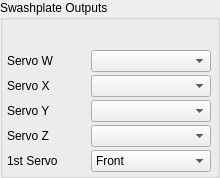
            <widget class="QGroupBox" name="SwashplateBox">
             <property name="sizePolicy">
              <sizepolicy hsizetype="Fixed" vsizetype="MinimumExpanding">
               <horstretch>0</horstretch>
               <verstretch>12</verstretch>
              </sizepolicy>
             </property>
             <property name="minimumSize">
              <size>
               <width>220</width>
               <height>0</height>
              </size>
             </property>
             <property name="maximumSize">
              <size>
               <width>16777215</width>
               <height>16777215</height>
              </size>
             </property>
             <property name="title">
              <string>Swashplate Outputs</string>
             </property>
             <layout class="QGridLayout" name="gridLayout_19">
              <property name="leftMargin">
               <number>3</number>
              </property>
              <property name="topMargin">
               <number>30</number>
              </property>
              <property name="rightMargin">
               <number>3</number>
              </property>
              <property name="bottomMargin">
               <number>3</number>
              </property>
              <property name="spacing">
               <number>3</number>
              </property>
              <item row="0" column="0">
               <widget class="QLabel" name="ccpmServoWLabel">
                <property name="enabled">
                 <bool>true</bool>
                </property>
                <property name="sizePolicy">
                 <sizepolicy hsizetype="Fixed" vsizetype="Preferred">
                  <horstretch>1</horstretch>
                  <verstretch>1</verstretch>
                 </sizepolicy>
                </property>
                <property name="minimumSize">
                 <size>
                  <width>80</width>
                  <height>0</height>
                 </size>
                </property>
                <property name="maximumSize">
                 <size>
                  <width>80</width>
                  <height>16777215</height>
                 </size>
                </property>
                <property name="text">
                 <string>Servo W</string>
                </property>
               </widget>
              </item>
              <item row="0" column="1">
               <widget class="QComboBox" name="ccpmServoWChannel">
                <property name="enabled">
                 <bool>true</bool>
                </property>
                <property name="sizePolicy">
                 <sizepolicy hsizetype="MinimumExpanding" vsizetype="Fixed">
                  <horstretch>0</horstretch>
                  <verstretch>0</verstretch>
                 </sizepolicy>
                </property>
                <property name="minimumSize">
                 <size>
                  <width>100</width>
                  <height>0</height>
                 </size>
                </property>
                <property name="maximumSize">
                 <size>
                  <width>120</width>
                  <height>25</height>
                 </size>
                </property>
               </widget>
              </item>
              <item row="1" column="1">
               <widget class="QComboBox" name="ccpmServoXChannel">
                <property name="sizePolicy">
                 <sizepolicy hsizetype="Fixed" vsizetype="Fixed">
                  <horstretch>0</horstretch>
                  <verstretch>0</verstretch>
                 </sizepolicy>
                </property>
                <property name="minimumSize">
                 <size>
                  <width>100</width>
                  <height>0</height>
                 </size>
                </property>
                <property name="maximumSize">
                 <size>
                  <width>120</width>
                  <height>25</height>
                 </size>
                </property>
               </widget>
              </item>
              <item row="3" column="1">
               <widget class="QComboBox" name="ccpmServoYChannel">
                <property name="enabled">
                 <bool>true</bool>
                </property>
                <property name="sizePolicy">
                 <sizepolicy hsizetype="MinimumExpanding" vsizetype="Fixed">
                  <horstretch>0</horstretch>
                  <verstretch>0</verstretch>
                 </sizepolicy>
                </property>
                <property name="minimumSize">
                 <size>
                  <width>100</width>
                  <height>0</height>
                 </size>
                </property>
                <property name="maximumSize">
                 <size>
                  <width>120</width>
                  <height>25</height>
                 </size>
                </property>
               </widget>
              </item>
              <item row="1" column="0">
               <widget class="QLabel" name="ccpmServoXLabel">
                <property name="sizePolicy">
                 <sizepolicy hsizetype="Fixed" vsizetype="Preferred">
                  <horstretch>1</horstretch>
                  <verstretch>1</verstretch>
                 </sizepolicy>
                </property>
                <property name="minimumSize">
                 <size>
                  <width>80</width>
                  <height>0</height>
                 </size>
                </property>
                <property name="maximumSize">
                 <size>
                  <width>80</width>
                  <height>16777215</height>
                 </size>
                </property>
                <property name="text">
                 <string>Servo X</string>
                </property>
               </widget>
              </item>
              <item row="5" column="1">
               <widget class="QComboBox" name="ccpmSingleServo">
                <property name="sizePolicy">
                 <sizepolicy hsizetype="MinimumExpanding" vsizetype="Fixed">
                  <horstretch>0</horstretch>
                  <verstretch>0</verstretch>
                 </sizepolicy>
                </property>
                <property name="minimumSize">
                 <size>
                  <width>100</width>
                  <height>0</height>
                 </size>
                </property>
                <property name="maximumSize">
                 <size>
                  <width>120</width>
                  <height>16777215</height>
                 </size>
                </property>
                <item>
                 <property name="text">
                  <string>Front</string>
                 </property>
                </item>
                <item>
                 <property name="text">
                  <string>Right</string>
                 </property>
                </item>
                <item>
                 <property name="text">
                  <string>Rear</string>
                 </property>
                </item>
                <item>
                 <property name="text">
                  <string>Left</string>
                 </property>
                </item>
               </widget>
              </item>
              <item row="5" column="0">
               <widget class="QLabel" name="ccpmServoZLabel_3">
                <property name="sizePolicy">
                 <sizepolicy hsizetype="Fixed" vsizetype="Preferred">
                  <horstretch>1</horstretch>
                  <verstretch>1</verstretch>
                 </sizepolicy>
                </property>
                <property name="minimumSize">
                 <size>
                  <width>80</width>
                  <height>0</height>
                 </size>
                </property>
                <property name="maximumSize">
                 <size>
                  <width>80</width>
                  <height>16777215</height>
                 </size>
                </property>
                <property name="text">
                 <string>1st Servo</string>
                </property>
               </widget>
              </item>
              <item row="4" column="1">
               <widget class="QComboBox" name="ccpmServoZChannel">
                <property name="sizePolicy">
                 <sizepolicy hsizetype="Fixed" vsizetype="Fixed">
                  <horstretch>0</horstretch>
                  <verstretch>0</verstretch>
                 </sizepolicy>
                </property>
                <property name="minimumSize">
                 <size>
                  <width>100</width>
                  <height>0</height>
                 </size>
                </property>
                <property name="maximumSize">
                 <size>
                  <width>120</width>
                  <height>25</height>
                 </size>
                </property>
               </widget>
              </item>
              <item row="4" column="0">
               <widget class="QLabel" name="ccpmServoZLabel">
                <property name="sizePolicy">
                 <sizepolicy hsizetype="Fixed" vsizetype="Preferred">
                  <horstretch>1</horstretch>
                  <verstretch>1</verstretch>
                 </sizepolicy>
                </property>
                <property name="minimumSize">
                 <size>
                  <width>80</width>
                  <height>0</height>
                 </size>
                </property>
                <property name="maximumSize">
                 <size>
                  <width>80</width>
                  <height>16777215</height>
                 </size>
                </property>
                <property name="text">
                 <string>Servo Z</string>
                </property>
               </widget>
              </item>
              <item row="3" column="0">
               <widget class="QLabel" name="ccpmServoYLabel">
                <property name="enabled">
                 <bool>true</bool>
                </property>
                <property name="sizePolicy">
                 <sizepolicy hsizetype="Fixed" vsizetype="Preferred">
                  <horstretch>1</horstretch>
                  <verstretch>1</verstretch>
                 </sizepolicy>
                </property>
                <property name="minimumSize">
                 <size>
                  <width>80</width>
                  <height>0</height>
                 </size>
                </property>
                <property name="maximumSize">
                 <size>
                  <width>80</width>
                  <height>16777215</height>
                 </size>
                </property>
                <property name="text">
                 <string>Servo Y</string>
                </property>
               </widget>
              </item>
             </layout>
            </widget>
